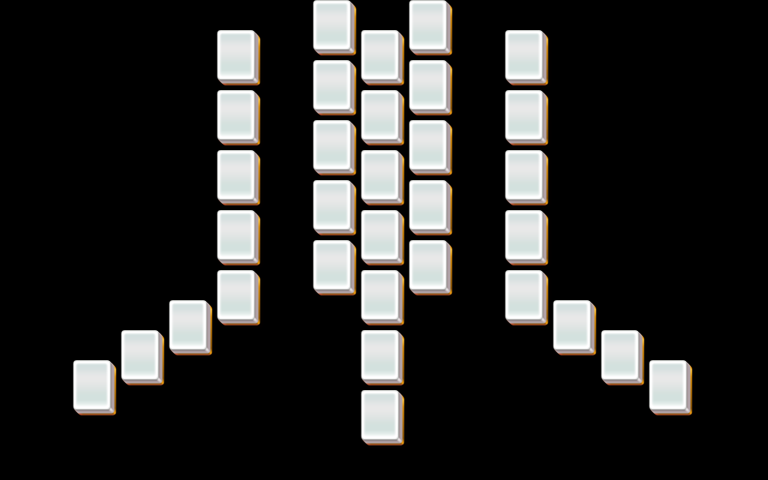

A 2D game scene composited from a Tiled map and its tileset images. What follows is a short description and the map's XML, with each tile layer's data collapsed to a summary:
An orthogonal 32x16 tile map with 24x30 px tiles, 5 tile layers (layer1, layer2, layer3, layer4, ...).

<map version="1.0" orientation="orthogonal" width="32" height="16" tilewidth="24" tileheight="30">
 <properties>
  <property name="species" value="25" />
 </properties>
 <tileset firstgid="1" name="mahjong" tilewidth="48" tileheight="60">
  <image source="mahjong.png" />
 </tileset>
 <layer name="layer1" width="32" height="16">
  <data>[512 cells, 33 non-empty, 1 distinct tile ids]</data>
 </layer>
 <layer name="layer2" width="32" height="16">
  <data>[512 cells, 33 non-empty, 1 distinct tile ids]</data>
 </layer>
 <layer name="layer3" width="32" height="16">
  <data>[512 cells, 27 non-empty, 1 distinct tile ids]</data>
 </layer>
 <layer name="layer4" width="32" height="16">
  <data>[512 cells, 7 non-empty, 1 distinct tile ids]</data>
 </layer>
 <layer name="layer5" width="32" height="16">
  <data>[512 cells, 0 non-empty, 0 distinct tile ids]</data>
 </layer>
</map>
